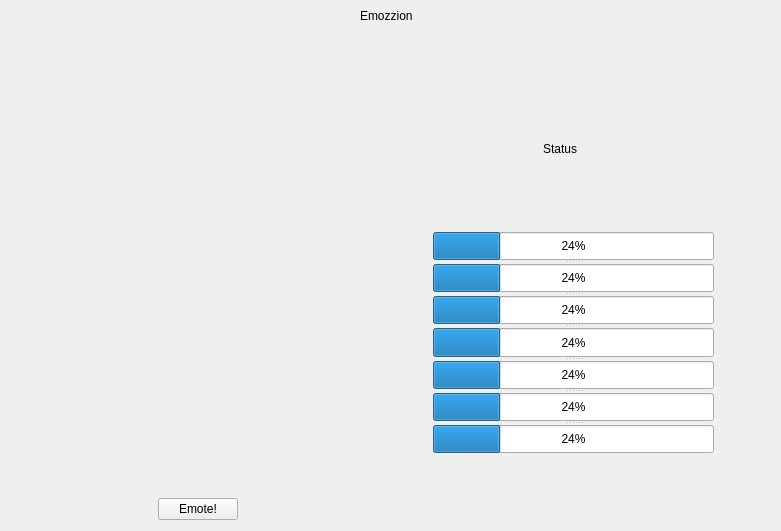
<?xml version="1.0" encoding="UTF-8"?>
<ui version="4.0">
 <class>WorkScreen</class>
 <widget class="QWidget" name="WorkScreen">
  <property name="geometry">
   <rect>
    <x>0</x>
    <y>0</y>
    <width>781</width>
    <height>531</height>
   </rect>
  </property>
  <property name="windowTitle">
   <string>Form</string>
  </property>
  <widget class="QWidget" name="verticalLayoutWidget">
   <property name="geometry">
    <rect>
     <x>9</x>
     <y>9</y>
     <width>761</width>
     <height>511</height>
    </rect>
   </property>
   <layout class="QVBoxLayout" name="verticalLayout">
    <item alignment="Qt::AlignHCenter|Qt::AlignVCenter">
     <widget class="QLabel" name="label">
      <property name="minimumSize">
       <size>
        <width>58</width>
        <height>14</height>
       </size>
      </property>
      <property name="text">
       <string>Emozzion</string>
      </property>
     </widget>
    </item>
    <item>
     <spacer name="verticalSpacer">
      <property name="orientation">
       <enum>Qt::Vertical</enum>
      </property>
      <property name="sizeType">
       <enum>QSizePolicy::MinimumExpanding</enum>
      </property>
      <property name="sizeHint" stdset="0">
       <size>
        <width>20</width>
        <height>20</height>
       </size>
      </property>
     </spacer>
    </item>
    <item>
     <layout class="QHBoxLayout" name="horizontalLayout">
      <item>
       <layout class="QVBoxLayout" name="verticalLayout_2">
        <item>
         <widget class="CQtOpenCVViewerGl" name="inputWindow" native="true">
          <property name="minimumSize">
           <size>
            <width>360</width>
            <height>400</height>
           </size>
          </property>
          <zorder>widget</zorder>
         </widget>
        </item>
        <item alignment="Qt::AlignHCenter">
         <widget class="QPushButton" name="pushButton">
          <property name="text">
           <string>Emote!</string>
          </property>
         </widget>
        </item>
       </layout>
      </item>
      <item>
       <widget class="QWidget" name="widget" native="true">
        <widget class="QLabel" name="label_2">
         <property name="geometry">
          <rect>
           <x>150</x>
           <y>50</y>
           <width>59</width>
           <height>14</height>
          </rect>
         </property>
         <property name="text">
          <string>Status</string>
         </property>
        </widget>
        <widget class="QSplitter" name="splitter">
         <property name="geometry">
          <rect>
           <x>40</x>
           <y>140</y>
           <width>281</width>
           <height>221</height>
          </rect>
         </property>
         <property name="orientation">
          <enum>Qt::Vertical</enum>
         </property>
         <widget class="QProgressBar" name="progressBar_7">
          <property name="value">
           <number>24</number>
          </property>
         </widget>
         <widget class="QProgressBar" name="progressBar_6">
          <property name="value">
           <number>24</number>
          </property>
         </widget>
         <widget class="QProgressBar" name="progressBar">
          <property name="value">
           <number>24</number>
          </property>
         </widget>
         <widget class="QProgressBar" name="progressBar_2">
          <property name="value">
           <number>24</number>
          </property>
         </widget>
         <widget class="QProgressBar" name="progressBar_3">
          <property name="value">
           <number>24</number>
          </property>
         </widget>
         <widget class="QProgressBar" name="progressBar_4">
          <property name="value">
           <number>24</number>
          </property>
         </widget>
         <widget class="QProgressBar" name="progressBar_5">
          <property name="value">
           <number>24</number>
          </property>
         </widget>
        </widget>
       </widget>
      </item>
     </layout>
    </item>
   </layout>
  </widget>
 </widget>
 <customwidgets>
  <customwidget>
   <class>CQtOpenCVViewerGl</class>
   <extends>QWidget</extends>
   <header>c_qt_opencv_viewer_gl.h</header>
   <container>1</container>
  </customwidget>
 </customwidgets>
 <resources/>
 <connections/>
</ui>
